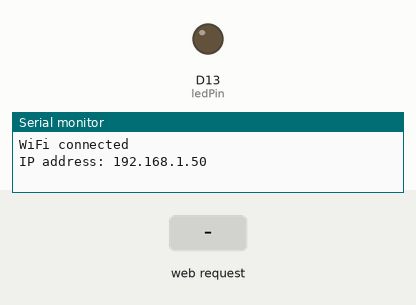
Recording of a sketch running on a simulated Arduino MKR. Shown: output pins drawn as LEDs (lit = HIGH), the last lines printed to the serial monitor. Inputs (shaded band) come from the test bench. WiFi joins after 1.5 s; servers stay silent unless stated.

Above: at 2.7 s.
2.8 s: HTTP request GET /on received
At 4.0 s:
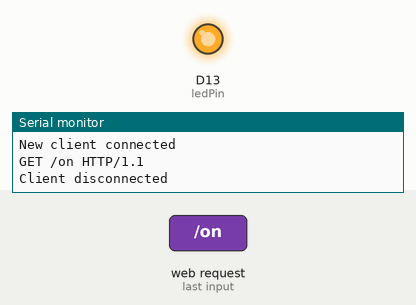
4.3 s: HTTP request GET /off received
At 5.4 s:
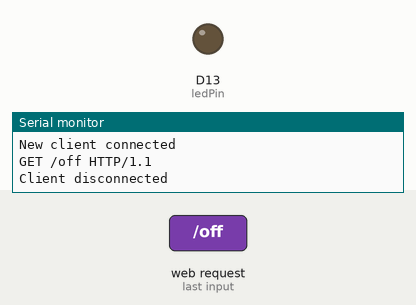
Timing chart, 0 to 7.3 s (numbered marks = the images above; inputs shaded):
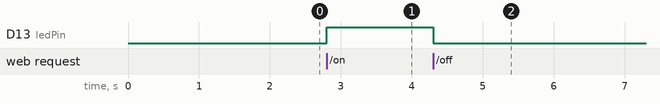

The sketch:

Work2.ino
```cpp
#include <WiFiNINA.h>

// char ssid[] = "YourWiFiNetwork";      // Replace with your network name (SSID)
// char password[] = "YourWiFiPassword";  // Replace with your network password

char ssid[] = "netwoq";        // your network SSID (name)
char password[] = "netwoqpass";

WiFiServer server(80);  // Set the port for the server

int buttonPin = 2;      // Pin number for the button
int ledPin = 13;        // Pin number for the LED

void setup() {
  pinMode(buttonPin, INPUT_PULLUP);
  pinMode(ledPin, OUTPUT);

  Serial.begin(9600);

  // Connect to Wi-Fi network
  while (WiFi.begin(ssid, password) != WL_CONNECTED) {
    delay(1000);
    Serial.println("Connecting to WiFi...");
  }

  Serial.println("");
  Serial.println("WiFi connected");
  Serial.print("IP address: ");
  Serial.println(WiFi.localIP());

  server.begin();  // Start the server
}

void loop() {
  WiFiClient client = server.available();  // Check for incoming client connections

  if (client) {  // If a client is connected
    Serial.println("New client connected");

    // Read the request from the client
    String request = client.readStringUntil('\r');
    Serial.println(request);

    if (request.indexOf("/on") != -1) {
      digitalWrite(ledPin, HIGH);  // Turn on the LED
    }
    else if (request.indexOf("/off") != -1) {
      digitalWrite(ledPin, LOW);   // Turn off the LED
    }

    // Send a response to the client
    client.println("HTTP/1.1 200 OK");
    client.println("Content-Type: text/html");
    client.println("");
    client.println("<html><body>");
    client.println("<h1>Arduino WiFi Button Control</h1>");
    client.println("<p><a href=\"/on\">Switch On</a></p>");
    client.println("<p><a href=\"/off\">Switch Off</a></p>");
    client.println("</body></html>");

    delay(100);
    client.stop();  // Close the connection
    Serial.println("Client disconnected");
  }
}
```

Measured:
- after the input at 2.8 s, D13 (ledPin): LOW → HIGH at once
- after the input at 4.3 s, D13 (ledPin): HIGH → LOW at once
